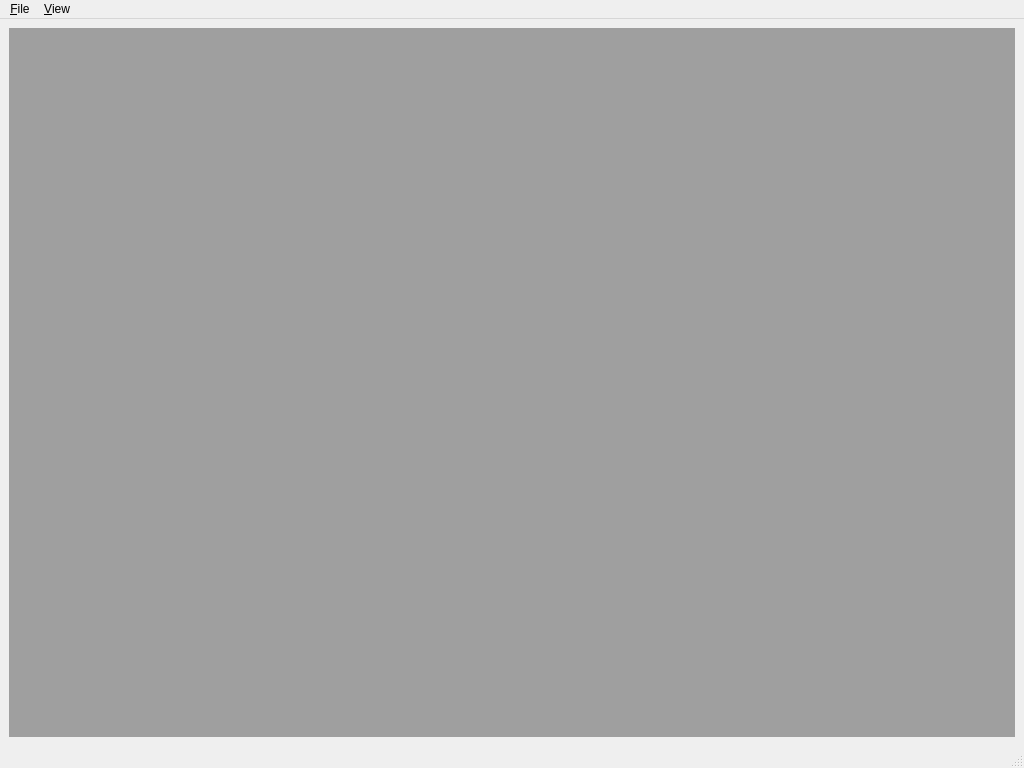
<?xml version="1.0" encoding="UTF-8"?>
<ui version="4.0">
 <class>MainWindow</class>
 <widget class="QMainWindow" name="MainWindow">
  <property name="geometry">
   <rect>
    <x>0</x>
    <y>0</y>
    <width>1024</width>
    <height>768</height>
   </rect>
  </property>
  <property name="sizePolicy">
   <sizepolicy hsizetype="Preferred" vsizetype="Preferred">
    <horstretch>0</horstretch>
    <verstretch>0</verstretch>
   </sizepolicy>
  </property>
  <property name="windowTitle">
   <string>Nephoscope</string>
  </property>
  <widget class="QWidget" name="centralwidget">
   <property name="sizePolicy">
    <sizepolicy hsizetype="Preferred" vsizetype="Preferred">
     <horstretch>0</horstretch>
     <verstretch>0</verstretch>
    </sizepolicy>
   </property>
   <layout class="QHBoxLayout" name="horizontalLayout">
    <item>
     <widget class="QMdiArea" name="mdiArea">
      <property name="verticalScrollBarPolicy">
       <enum>Qt::ScrollBarAsNeeded</enum>
      </property>
      <property name="horizontalScrollBarPolicy">
       <enum>Qt::ScrollBarAsNeeded</enum>
      </property>
      <property name="viewMode">
       <enum>QMdiArea::SubWindowView</enum>
      </property>
      <property name="documentMode">
       <bool>false</bool>
      </property>
      <property name="tabsClosable">
       <bool>false</bool>
      </property>
      <property name="tabsMovable">
       <bool>false</bool>
      </property>
     </widget>
    </item>
   </layout>
  </widget>
  <widget class="QMenuBar" name="menubar">
   <property name="geometry">
    <rect>
     <x>0</x>
     <y>0</y>
     <width>1024</width>
     <height>29</height>
    </rect>
   </property>
   <widget class="QMenu" name="menu_File">
    <property name="title">
     <string>&amp;File</string>
    </property>
    <addaction name="action_New_View"/>
    <addaction name="action_Quit"/>
   </widget>
   <widget class="QMenu" name="menu_Actions">
    <property name="title">
     <string>&amp;View</string>
    </property>
    <addaction name="action_Calibrate"/>
    <addaction name="action_Settings"/>
    <addaction name="separator"/>
    <addaction name="action_Tile"/>
   </widget>
   <addaction name="menu_File"/>
   <addaction name="menu_Actions"/>
  </widget>
  <widget class="QStatusBar" name="statusbar"/>
  <action name="action_Quit">
   <property name="text">
    <string>&amp;Quit</string>
   </property>
   <property name="shortcut">
    <string>Ctrl+Q</string>
   </property>
  </action>
  <action name="action_Newest">
   <property name="checkable">
    <bool>true</bool>
   </property>
   <property name="text">
    <string>&amp;Live</string>
   </property>
  </action>
  <action name="action_Calibrate">
   <property name="text">
    <string>&amp;Calibration</string>
   </property>
  </action>
  <action name="action_Settings">
   <property name="text">
    <string>&amp;Settings</string>
   </property>
  </action>
  <action name="action_New_View">
   <property name="text">
    <string>&amp;New View</string>
   </property>
   <property name="shortcut">
    <string>Ctrl+N</string>
   </property>
  </action>
  <action name="action_Tile">
   <property name="text">
    <string>&amp;Tile</string>
   </property>
  </action>
 </widget>
 <resources/>
 <connections>
  <connection>
   <sender>action_Quit</sender>
   <signal>triggered()</signal>
   <receiver>MainWindow</receiver>
   <slot>close()</slot>
   <hints>
    <hint type="sourcelabel">
     <x>-1</x>
     <y>-1</y>
    </hint>
    <hint type="destinationlabel">
     <x>568</x>
     <y>323</y>
    </hint>
   </hints>
  </connection>
 </connections>
</ui>
